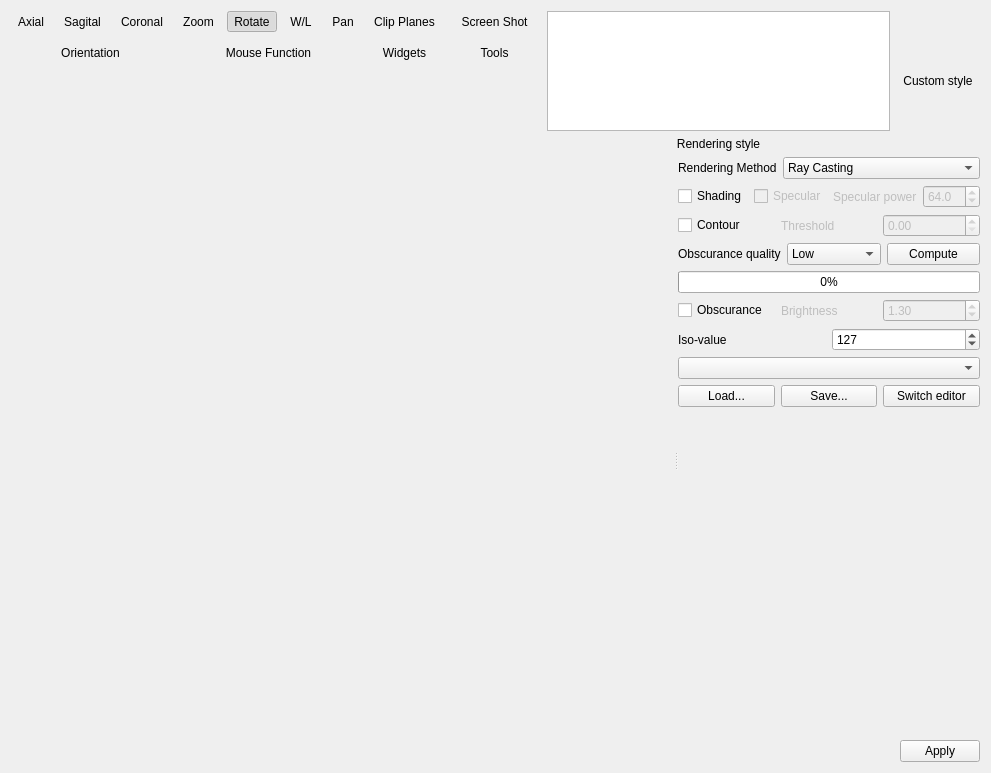
<?xml version="1.0" encoding="UTF-8"?>
<ui version="4.0">
 <class>QVolume3DViewTestingExtensionBase</class>
 <widget class="QWidget" name="QVolume3DViewTestingExtensionBase">
  <property name="geometry">
   <rect>
    <x>0</x>
    <y>0</y>
    <width>991</width>
    <height>773</height>
   </rect>
  </property>
  <layout class="QGridLayout">
   <item row="0" column="0">
    <layout class="QVBoxLayout">
     <property name="spacing">
      <number>14</number>
     </property>
     <property name="margin">
      <number>0</number>
     </property>
     <item>
      <layout class="QHBoxLayout">
       <property name="spacing">
        <number>6</number>
       </property>
       <property name="margin">
        <number>0</number>
       </property>
       <item>
        <widget class="QToolButton" name="m_axialOrientationButton">
         <property name="text">
          <string>Axial</string>
         </property>
         <property name="icon">
          <iconset resource="../../../main/main.qrc">
           <normaloff>:/images/axial.png</normaloff>:/images/axial.png</iconset>
         </property>
         <property name="iconSize">
          <size>
           <width>32</width>
           <height>32</height>
          </size>
         </property>
         <property name="checkable">
          <bool>false</bool>
         </property>
         <property name="checked">
          <bool>false</bool>
         </property>
         <property name="toolButtonStyle">
          <enum>Qt::ToolButtonTextUnderIcon</enum>
         </property>
         <property name="autoRaise">
          <bool>true</bool>
         </property>
        </widget>
       </item>
       <item>
        <widget class="QToolButton" name="m_sagitalOrientationButton">
         <property name="text">
          <string>Sagital</string>
         </property>
         <property name="icon">
          <iconset resource="../../../main/main.qrc">
           <normaloff>:/images/sagital.png</normaloff>:/images/sagital.png</iconset>
         </property>
         <property name="iconSize">
          <size>
           <width>32</width>
           <height>32</height>
          </size>
         </property>
         <property name="checkable">
          <bool>false</bool>
         </property>
         <property name="checked">
          <bool>false</bool>
         </property>
         <property name="toolButtonStyle">
          <enum>Qt::ToolButtonTextUnderIcon</enum>
         </property>
         <property name="autoRaise">
          <bool>true</bool>
         </property>
        </widget>
       </item>
       <item>
        <widget class="QToolButton" name="m_coronalOrientationButton">
         <property name="text">
          <string>Coronal</string>
         </property>
         <property name="icon">
          <iconset resource="../../../main/main.qrc">
           <normaloff>:/images/coronal.png</normaloff>:/images/coronal.png</iconset>
         </property>
         <property name="iconSize">
          <size>
           <width>32</width>
           <height>32</height>
          </size>
         </property>
         <property name="checkable">
          <bool>false</bool>
         </property>
         <property name="checked">
          <bool>false</bool>
         </property>
         <property name="toolButtonStyle">
          <enum>Qt::ToolButtonTextUnderIcon</enum>
         </property>
         <property name="autoRaise">
          <bool>true</bool>
         </property>
        </widget>
       </item>
      </layout>
     </item>
     <item>
      <widget class="QLabel" name="label_2">
       <property name="sizePolicy">
        <sizepolicy hsizetype="Preferred" vsizetype="Fixed">
         <horstretch>0</horstretch>
         <verstretch>0</verstretch>
        </sizepolicy>
       </property>
       <property name="text">
        <string>Orientation</string>
       </property>
       <property name="alignment">
        <set>Qt::AlignCenter</set>
       </property>
      </widget>
     </item>
     <item>
      <spacer>
       <property name="orientation">
        <enum>Qt::Vertical</enum>
       </property>
       <property name="sizeType">
        <enum>QSizePolicy::Expanding</enum>
       </property>
       <property name="sizeHint" stdset="0">
        <size>
         <width>20</width>
         <height>20</height>
        </size>
       </property>
      </spacer>
     </item>
    </layout>
   </item>
   <item row="0" column="1">
    <layout class="QVBoxLayout">
     <property name="spacing">
      <number>14</number>
     </property>
     <property name="margin">
      <number>0</number>
     </property>
     <item>
      <layout class="QHBoxLayout">
       <property name="spacing">
        <number>6</number>
       </property>
       <property name="margin">
        <number>0</number>
       </property>
       <item>
        <widget class="QToolButton" name="m_zoomToolButton">
         <property name="text">
          <string>Zoom</string>
         </property>
         <property name="icon">
          <iconset resource="../../../main/main.qrc">
           <normaloff>:/images/zoom.png</normaloff>:/images/zoom.png</iconset>
         </property>
         <property name="iconSize">
          <size>
           <width>32</width>
           <height>32</height>
          </size>
         </property>
         <property name="checkable">
          <bool>true</bool>
         </property>
         <property name="checked">
          <bool>false</bool>
         </property>
         <property name="toolButtonStyle">
          <enum>Qt::ToolButtonTextUnderIcon</enum>
         </property>
         <property name="autoRaise">
          <bool>true</bool>
         </property>
        </widget>
       </item>
       <item>
        <widget class="QToolButton" name="m_rotate3DToolButton">
         <property name="text">
          <string>Rotate</string>
         </property>
         <property name="icon">
          <iconset resource="../../../main/main.qrc">
           <normaloff>:/images/rotate3d.png</normaloff>:/images/rotate3d.png</iconset>
         </property>
         <property name="iconSize">
          <size>
           <width>32</width>
           <height>32</height>
          </size>
         </property>
         <property name="checkable">
          <bool>true</bool>
         </property>
         <property name="checked">
          <bool>true</bool>
         </property>
         <property name="toolButtonStyle">
          <enum>Qt::ToolButtonTextUnderIcon</enum>
         </property>
         <property name="autoRaise">
          <bool>true</bool>
         </property>
        </widget>
       </item>
       <item>
        <widget class="QToolButton" name="m_windowLevelToolButton">
         <property name="text">
          <string>W/L</string>
         </property>
         <property name="icon">
          <iconset resource="../../../main/main.qrc">
           <normaloff>:/images/windowLevel.png</normaloff>:/images/windowLevel.png</iconset>
         </property>
         <property name="iconSize">
          <size>
           <width>32</width>
           <height>32</height>
          </size>
         </property>
         <property name="checkable">
          <bool>true</bool>
         </property>
         <property name="toolButtonStyle">
          <enum>Qt::ToolButtonTextUnderIcon</enum>
         </property>
         <property name="autoRaise">
          <bool>true</bool>
         </property>
        </widget>
       </item>
       <item>
        <widget class="QToolButton" name="m_panToolButton">
         <property name="text">
          <string>Pan</string>
         </property>
         <property name="icon">
          <iconset resource="../../../main/main.qrc">
           <normaloff>:/images/move.png</normaloff>:/images/move.png</iconset>
         </property>
         <property name="iconSize">
          <size>
           <width>32</width>
           <height>32</height>
          </size>
         </property>
         <property name="checkable">
          <bool>true</bool>
         </property>
         <property name="checked">
          <bool>false</bool>
         </property>
         <property name="toolButtonStyle">
          <enum>Qt::ToolButtonTextUnderIcon</enum>
         </property>
         <property name="autoRaise">
          <bool>true</bool>
         </property>
        </widget>
       </item>
      </layout>
     </item>
     <item>
      <widget class="QLabel" name="label_5">
       <property name="sizePolicy">
        <sizepolicy hsizetype="Preferred" vsizetype="Fixed">
         <horstretch>0</horstretch>
         <verstretch>0</verstretch>
        </sizepolicy>
       </property>
       <property name="text">
        <string>Mouse Function</string>
       </property>
       <property name="alignment">
        <set>Qt::AlignCenter</set>
       </property>
      </widget>
     </item>
     <item>
      <spacer>
       <property name="orientation">
        <enum>Qt::Vertical</enum>
       </property>
       <property name="sizeType">
        <enum>QSizePolicy::Expanding</enum>
       </property>
       <property name="sizeHint" stdset="0">
        <size>
         <width>20</width>
         <height>20</height>
        </size>
       </property>
      </spacer>
     </item>
    </layout>
   </item>
   <item row="0" column="2">
    <layout class="QVBoxLayout">
     <property name="spacing">
      <number>14</number>
     </property>
     <item>
      <widget class="QToolButton" name="m_clippingBoxToolButton">
       <property name="text">
        <string>Clip Planes</string>
       </property>
       <property name="icon">
        <iconset resource="../../../main/main.qrc">
         <normaloff>:/images/clippingBox.png</normaloff>:/images/clippingBox.png</iconset>
       </property>
       <property name="iconSize">
        <size>
         <width>32</width>
         <height>32</height>
        </size>
       </property>
       <property name="checkable">
        <bool>true</bool>
       </property>
       <property name="toolButtonStyle">
        <enum>Qt::ToolButtonTextUnderIcon</enum>
       </property>
       <property name="autoRaise">
        <bool>true</bool>
       </property>
      </widget>
     </item>
     <item>
      <widget class="QLabel" name="label">
       <property name="sizePolicy">
        <sizepolicy hsizetype="Preferred" vsizetype="Fixed">
         <horstretch>0</horstretch>
         <verstretch>0</verstretch>
        </sizepolicy>
       </property>
       <property name="text">
        <string>Widgets</string>
       </property>
       <property name="alignment">
        <set>Qt::AlignCenter</set>
       </property>
      </widget>
     </item>
     <item>
      <spacer>
       <property name="orientation">
        <enum>Qt::Vertical</enum>
       </property>
       <property name="sizeType">
        <enum>QSizePolicy::Expanding</enum>
       </property>
       <property name="sizeHint" stdset="0">
        <size>
         <width>20</width>
         <height>20</height>
        </size>
       </property>
      </spacer>
     </item>
    </layout>
   </item>
   <item row="0" column="7">
    <layout class="QHBoxLayout">
     <property name="spacing">
      <number>6</number>
     </property>
     <property name="margin">
      <number>0</number>
     </property>
     <item>
      <layout class="QVBoxLayout">
       <property name="spacing">
        <number>6</number>
       </property>
       <property name="margin">
        <number>0</number>
       </property>
       <item>
        <widget class="QListView" name="m_renderingStyleListView">
         <property name="maximumSize">
          <size>
           <width>16777215</width>
           <height>120</height>
          </size>
         </property>
         <property name="editTriggers">
          <set>QAbstractItemView::NoEditTriggers</set>
         </property>
         <property name="iconSize">
          <size>
           <width>96</width>
           <height>96</height>
          </size>
         </property>
         <property name="movement">
          <enum>QListView::Static</enum>
         </property>
         <property name="resizeMode">
          <enum>QListView::Adjust</enum>
         </property>
         <property name="viewMode">
          <enum>QListView::IconMode</enum>
         </property>
         <property name="uniformItemSizes">
          <bool>true</bool>
         </property>
        </widget>
       </item>
       <item>
        <widget class="QLabel" name="label_3">
         <property name="sizePolicy">
          <sizepolicy hsizetype="Preferred" vsizetype="Fixed">
           <horstretch>0</horstretch>
           <verstretch>0</verstretch>
          </sizepolicy>
         </property>
         <property name="text">
          <string>Rendering style</string>
         </property>
         <property name="alignment">
          <set>Qt::AlignCenter</set>
         </property>
        </widget>
       </item>
      </layout>
     </item>
     <item>
      <widget class="QToolButton" name="m_customStyleToolButton">
       <property name="text">
        <string>Custom style</string>
       </property>
       <property name="icon">
        <iconset resource="../../../main/main.qrc">
         <normaloff>:/images/clutEdit.png</normaloff>:/images/clutEdit.png</iconset>
       </property>
       <property name="iconSize">
        <size>
         <width>32</width>
         <height>32</height>
        </size>
       </property>
       <property name="checkable">
        <bool>true</bool>
       </property>
       <property name="toolButtonStyle">
        <enum>Qt::ToolButtonTextUnderIcon</enum>
       </property>
       <property name="autoRaise">
        <bool>true</bool>
       </property>
      </widget>
     </item>
    </layout>
   </item>
   <item row="1" column="0" colspan="8">
    <widget class="QSplitter" name="m_editorSplitter">
     <property name="sizePolicy">
      <sizepolicy hsizetype="Expanding" vsizetype="Preferred">
       <horstretch>0</horstretch>
       <verstretch>1</verstretch>
      </sizepolicy>
     </property>
     <property name="orientation">
      <enum>Qt::Horizontal</enum>
     </property>
     <property name="opaqueResize">
      <bool>false</bool>
     </property>
     <widget class="udg::Q3DViewer" name="m_3DView" native="true">
      <property name="sizePolicy">
       <sizepolicy hsizetype="Expanding" vsizetype="Expanding">
        <horstretch>1</horstretch>
        <verstretch>1</verstretch>
       </sizepolicy>
      </property>
     </widget>
     <widget class="QWidget" name="layoutWidget">
      <layout class="QVBoxLayout">
       <property name="spacing">
        <number>6</number>
       </property>
       <property name="margin">
        <number>0</number>
       </property>
       <item>
        <layout class="QVBoxLayout">
         <property name="spacing">
          <number>6</number>
         </property>
         <property name="margin">
          <number>0</number>
         </property>
         <item>
          <layout class="QHBoxLayout">
           <property name="spacing">
            <number>6</number>
           </property>
           <property name="margin">
            <number>0</number>
           </property>
           <item>
            <widget class="QLabel" name="m_renderingMethodLabel">
             <property name="text">
              <string>Rendering Method</string>
             </property>
            </widget>
           </item>
           <item>
            <widget class="QComboBox" name="m_renderingMethodComboBox">
             <item>
              <property name="text">
               <string>Ray Casting</string>
              </property>
             </item>
             <item>
              <property name="text">
               <string>Ray Casting with Obscurances</string>
              </property>
             </item>
             <item>
              <property name="text">
               <string>MIP</string>
              </property>
             </item>
             <item>
              <property name="text">
               <string>Texture 3D</string>
              </property>
             </item>
             <item>
              <property name="text">
               <string>Texture 2D</string>
              </property>
             </item>
             <item>
              <property name="text">
               <string>Iso Surface</string>
              </property>
             </item>
             <item>
              <property name="text">
               <string>Contouring</string>
              </property>
             </item>
            </widget>
           </item>
          </layout>
         </item>
         <item>
          <widget class="QWidget" name="m_shadingOptionsWidget" native="true">
           <property name="sizePolicy">
            <sizepolicy hsizetype="Preferred" vsizetype="Maximum">
             <horstretch>0</horstretch>
             <verstretch>0</verstretch>
            </sizepolicy>
           </property>
           <layout class="QHBoxLayout">
            <property name="spacing">
             <number>6</number>
            </property>
            <property name="margin">
             <number>0</number>
            </property>
            <item>
             <widget class="QCheckBox" name="m_shadingCheckBox">
              <property name="text">
               <string>Shading</string>
              </property>
             </widget>
            </item>
            <item>
             <widget class="QCheckBox" name="m_specularCheckBox">
              <property name="enabled">
               <bool>false</bool>
              </property>
              <property name="text">
               <string>Specular</string>
              </property>
             </widget>
            </item>
            <item>
             <widget class="QLabel" name="m_specularPowerLabel">
              <property name="enabled">
               <bool>false</bool>
              </property>
              <property name="text">
               <string>Specular power</string>
              </property>
             </widget>
            </item>
            <item>
             <widget class="QDoubleSpinBox" name="m_specularPowerDoubleSpinBox">
              <property name="enabled">
               <bool>false</bool>
              </property>
              <property name="decimals">
               <number>1</number>
              </property>
              <property name="maximum">
               <double>128.000000000000000</double>
              </property>
              <property name="value">
               <double>64.000000000000000</double>
              </property>
             </widget>
            </item>
           </layout>
          </widget>
         </item>
         <item>
          <widget class="QWidget" name="m_contourOptionsWidget" native="true">
           <property name="sizePolicy">
            <sizepolicy hsizetype="Preferred" vsizetype="Maximum">
             <horstretch>0</horstretch>
             <verstretch>0</verstretch>
            </sizepolicy>
           </property>
           <layout class="QHBoxLayout">
            <property name="spacing">
             <number>6</number>
            </property>
            <property name="margin">
             <number>0</number>
            </property>
            <item>
             <widget class="QCheckBox" name="m_contourCheckBox">
              <property name="text">
               <string>Contour</string>
              </property>
             </widget>
            </item>
            <item>
             <widget class="QLabel" name="m_contourThresholdLabel">
              <property name="enabled">
               <bool>false</bool>
              </property>
              <property name="text">
               <string>Threshold</string>
              </property>
             </widget>
            </item>
            <item>
             <widget class="QDoubleSpinBox" name="m_contourThresholdDoubleSpinBox">
              <property name="enabled">
               <bool>false</bool>
              </property>
              <property name="decimals">
               <number>2</number>
              </property>
              <property name="maximum">
               <double>1.000000000000000</double>
              </property>
              <property name="singleStep">
               <double>0.100000000000000</double>
              </property>
             </widget>
            </item>
           </layout>
          </widget>
         </item>
         <item>
          <widget class="QWidget" name="m_obscuranceOptionsWidget" native="true">
           <layout class="QVBoxLayout">
            <property name="spacing">
             <number>6</number>
            </property>
            <property name="margin">
             <number>0</number>
            </property>
            <item>
             <layout class="QHBoxLayout">
              <property name="spacing">
               <number>6</number>
              </property>
              <property name="margin">
               <number>0</number>
              </property>
              <item>
               <widget class="QLabel" name="m_obscuranceQualityLabel">
                <property name="text">
                 <string>Obscurance quality</string>
                </property>
               </widget>
              </item>
              <item>
               <widget class="QComboBox" name="m_obscuranceQualityComboBox">
                <item>
                 <property name="text">
                  <string>Low</string>
                 </property>
                </item>
                <item>
                 <property name="text">
                  <string>Medium</string>
                 </property>
                </item>
                <item>
                 <property name="text">
                  <string>High</string>
                 </property>
                </item>
               </widget>
              </item>
              <item>
               <widget class="QPushButton" name="m_obscuranceComputeCancelPushButton">
                <property name="text">
                 <string>Compute</string>
                </property>
               </widget>
              </item>
             </layout>
            </item>
            <item>
             <widget class="QProgressBar" name="m_obscuranceProgressBar">
              <property name="sizePolicy">
               <sizepolicy hsizetype="Preferred" vsizetype="Fixed">
                <horstretch>0</horstretch>
                <verstretch>0</verstretch>
               </sizepolicy>
              </property>
              <property name="value">
               <number>0</number>
              </property>
              <property name="orientation">
               <enum>Qt::Horizontal</enum>
              </property>
             </widget>
            </item>
            <item>
             <layout class="QHBoxLayout">
              <property name="spacing">
               <number>6</number>
              </property>
              <property name="margin">
               <number>0</number>
              </property>
              <item>
               <widget class="QCheckBox" name="m_obscuranceCheckBox">
                <property name="text">
                 <string>Obscurance</string>
                </property>
               </widget>
              </item>
              <item>
               <widget class="QLabel" name="m_obscuranceFactorLabel">
                <property name="enabled">
                 <bool>false</bool>
                </property>
                <property name="text">
                 <string>Brightness</string>
                </property>
               </widget>
              </item>
              <item>
               <widget class="QDoubleSpinBox" name="m_obscuranceFactorDoubleSpinBox">
                <property name="enabled">
                 <bool>false</bool>
                </property>
                <property name="maximum">
                 <double>2.000000000000000</double>
                </property>
                <property name="singleStep">
                 <double>0.100000000000000</double>
                </property>
                <property name="value">
                 <double>1.300000000000000</double>
                </property>
               </widget>
              </item>
             </layout>
            </item>
           </layout>
          </widget>
         </item>
         <item>
          <widget class="QWidget" name="m_isosurfaceOptionsWidget" native="true">
           <property name="sizePolicy">
            <sizepolicy hsizetype="Preferred" vsizetype="Maximum">
             <horstretch>0</horstretch>
             <verstretch>0</verstretch>
            </sizepolicy>
           </property>
           <layout class="QHBoxLayout">
            <property name="spacing">
             <number>6</number>
            </property>
            <property name="margin">
             <number>0</number>
            </property>
            <item>
             <widget class="QLabel" name="m_isoValueLabel">
              <property name="text">
               <string>Iso-value</string>
              </property>
             </widget>
            </item>
            <item>
             <widget class="QSpinBox" name="m_isoValueSpinBox">
              <property name="maximum">
               <number>255</number>
              </property>
              <property name="value">
               <number>127</number>
              </property>
             </widget>
            </item>
           </layout>
          </widget>
         </item>
         <item>
          <spacer>
           <property name="orientation">
            <enum>Qt::Vertical</enum>
           </property>
           <property name="sizeType">
            <enum>QSizePolicy::Expanding</enum>
           </property>
           <property name="sizeHint" stdset="0">
            <size>
             <width>20</width>
             <height>0</height>
            </size>
           </property>
          </spacer>
         </item>
        </layout>
       </item>
       <item>
        <widget class="QComboBox" name="m_clutPresetsComboBox"/>
       </item>
       <item>
        <layout class="QHBoxLayout">
         <property name="spacing">
          <number>6</number>
         </property>
         <property name="margin">
          <number>0</number>
         </property>
         <item>
          <widget class="QPushButton" name="m_loadClutPushButton">
           <property name="toolTip">
            <string>Load transfer function</string>
           </property>
           <property name="text">
            <string>Load...</string>
           </property>
          </widget>
         </item>
         <item>
          <widget class="QPushButton" name="m_saveClutPushButton">
           <property name="toolTip">
            <string>Save transfer function</string>
           </property>
           <property name="text">
            <string>Save...</string>
           </property>
          </widget>
         </item>
         <item>
          <widget class="QPushButton" name="m_switchEditorPushButton">
           <property name="text">
            <string>Switch editor</string>
           </property>
          </widget>
         </item>
        </layout>
       </item>
       <item>
        <widget class="QStackedWidget" name="m_editorsStackedWidget">
         <property name="sizePolicy">
          <sizepolicy hsizetype="Preferred" vsizetype="Preferred">
           <horstretch>0</horstretch>
           <verstretch>1</verstretch>
          </sizepolicy>
         </property>
         <property name="currentIndex">
          <number>0</number>
         </property>
         <widget class="udg::QTransferFunctionEditorByGradient" name="m_gradientEditor"/>
         <widget class="udg::QTransferFunctionEditorByValues" name="m_editorByValues"/>
        </widget>
       </item>
       <item>
        <layout class="QHBoxLayout">
         <property name="spacing">
          <number>6</number>
         </property>
         <property name="margin">
          <number>0</number>
         </property>
         <item>
          <spacer>
           <property name="orientation">
            <enum>Qt::Horizontal</enum>
           </property>
           <property name="sizeHint" stdset="0">
            <size>
             <width>40</width>
             <height>20</height>
            </size>
           </property>
          </spacer>
         </item>
         <item>
          <widget class="QPushButton" name="m_applyPushButton">
           <property name="text">
            <string>Apply</string>
           </property>
          </widget>
         </item>
        </layout>
       </item>
      </layout>
     </widget>
    </widget>
   </item>
   <item row="0" column="4" colspan="2">
    <layout class="QVBoxLayout" name="verticalLayout">
     <property name="spacing">
      <number>14</number>
     </property>
     <property name="margin">
      <number>0</number>
     </property>
     <item>
      <widget class="QToolButton" name="m_screenShotToolButton">
       <property name="text">
        <string>Screen Shot</string>
       </property>
       <property name="icon">
        <iconset resource="../../../main/main.qrc">
         <normaloff>:/images/photo.png</normaloff>:/images/photo.png</iconset>
       </property>
       <property name="iconSize">
        <size>
         <width>32</width>
         <height>32</height>
        </size>
       </property>
       <property name="toolButtonStyle">
        <enum>Qt::ToolButtonTextUnderIcon</enum>
       </property>
       <property name="autoRaise">
        <bool>true</bool>
       </property>
      </widget>
     </item>
     <item>
      <widget class="QLabel" name="label_4">
       <property name="text">
        <string>Tools</string>
       </property>
       <property name="alignment">
        <set>Qt::AlignCenter</set>
       </property>
      </widget>
     </item>
     <item>
      <spacer name="verticalSpacer">
       <property name="orientation">
        <enum>Qt::Vertical</enum>
       </property>
       <property name="sizeHint" stdset="0">
        <size>
         <width>20</width>
         <height>20</height>
        </size>
       </property>
      </spacer>
     </item>
    </layout>
   </item>
  </layout>
 </widget>
 <customwidgets>
  <customwidget>
   <class>udg::QTransferFunctionEditorByGradient</class>
   <extends>QWidget</extends>
   <header>qtransferfunctioneditorbygradient.h</header>
  </customwidget>
  <customwidget>
   <class>udg::QTransferFunctionEditorByValues</class>
   <extends>QWidget</extends>
   <header>qtransferfunctioneditorbyvalues.h</header>
  </customwidget>
  <customwidget>
   <class>udg::Q3DViewer</class>
   <extends>QWidget</extends>
   <header>q3dviewer.h</header>
  </customwidget>
 </customwidgets>
 <resources>
  <include location="../../../main/main.qrc"/>
  <include location="volume3dviewtesting.qrc"/>
  <include location="../../../main/main.qrc"/>
 </resources>
 <connections/>
</ui>
